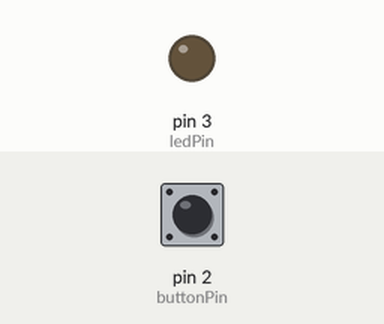
This sketch was run on a simulated Arduino Uno, built with avr-gcc and run on an emulated ATmega328P. Parts: output pins drawn as LEDs (lit = HIGH). Inputs (shaded band) come from the test bench; at power-on: pin 2 (buttonPin) HIGH.

Above: at 1.2 s.
1.3 s: pin 2 (buttonPin) pulled LOW for 0.15 s
At 1.37 s:
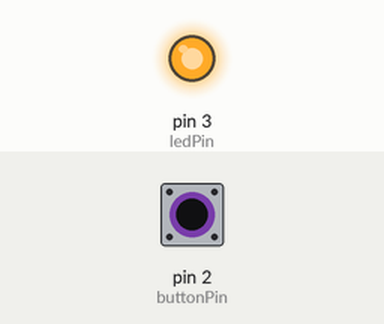
2.9 s: pin 2 (buttonPin) pulled LOW for 3.2 s
At 7.1 s:
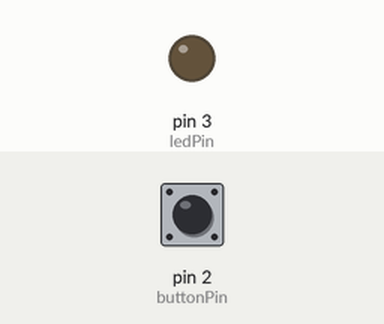
Timing chart, 0 to 8.6 s (numbered marks = the images above; inputs shaded):
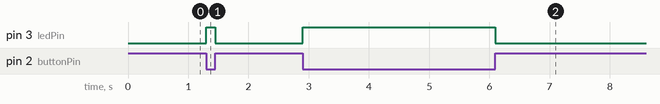

The sketch:

02-Button.ino
```cpp
const int ledPin = 3;
const int buttonPin = 2;

// the setup function runs once when you press reset or power the board
void setup() {
  pinMode(ledPin, OUTPUT);
  pinMode(buttonPin, INPUT);
}

// the loop function runs over and over again forever
void loop() {
  if (digitalRead(buttonPin) == LOW){
    digitalWrite(ledPin, HIGH);
  }
  else {
    digitalWrite(ledPin, LOW);
  }
}
```

Measured:
- after the input at 1.3 s, pin 3 (ledPin): LOW → HIGH at once, → LOW 0.15 s later
- after the input at 2.9 s, pin 3 (ledPin): LOW → HIGH at once, → LOW 3.2 s later
